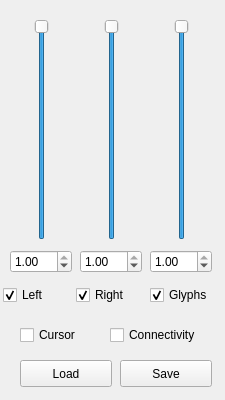
<?xml version="1.0" encoding="UTF-8"?>
<ui version="4.0">
 <class>DisplayParameters</class>
 <widget class="QWidget" name="DisplayParameters">
  <property name="geometry">
   <rect>
    <x>0</x>
    <y>0</y>
    <width>225</width>
    <height>400</height>
   </rect>
  </property>
  <property name="windowTitle">
   <string>Form</string>
  </property>
  <widget class="QSlider" name="rightSlider">
   <property name="geometry">
    <rect>
     <x>100</x>
     <y>19</y>
     <width>23</width>
     <height>221</height>
    </rect>
   </property>
   <property name="value">
    <number>99</number>
   </property>
   <property name="orientation">
    <enum>Qt::Vertical</enum>
   </property>
  </widget>
  <widget class="QDoubleSpinBox" name="rightBox">
   <property name="geometry">
    <rect>
     <x>80</x>
     <y>250</y>
     <width>62</width>
     <height>23</height>
    </rect>
   </property>
   <property name="maximum">
    <double>1.000000000000000</double>
   </property>
   <property name="singleStep">
    <double>0.010000000000000</double>
   </property>
   <property name="value">
    <double>1.000000000000000</double>
   </property>
  </widget>
  <widget class="QSlider" name="leftSlider">
   <property name="geometry">
    <rect>
     <x>30</x>
     <y>19</y>
     <width>23</width>
     <height>221</height>
    </rect>
   </property>
   <property name="value">
    <number>99</number>
   </property>
   <property name="orientation">
    <enum>Qt::Vertical</enum>
   </property>
  </widget>
  <widget class="QDoubleSpinBox" name="leftBox">
   <property name="geometry">
    <rect>
     <x>10</x>
     <y>250</y>
     <width>62</width>
     <height>23</height>
    </rect>
   </property>
   <property name="maximum">
    <double>1.000000000000000</double>
   </property>
   <property name="singleStep">
    <double>0.010000000000000</double>
   </property>
   <property name="value">
    <double>1.000000000000000</double>
   </property>
  </widget>
  <widget class="QSlider" name="glyphSlider">
   <property name="geometry">
    <rect>
     <x>170</x>
     <y>19</y>
     <width>23</width>
     <height>221</height>
    </rect>
   </property>
   <property name="value">
    <number>99</number>
   </property>
   <property name="orientation">
    <enum>Qt::Vertical</enum>
   </property>
  </widget>
  <widget class="QDoubleSpinBox" name="glyphBox">
   <property name="geometry">
    <rect>
     <x>150</x>
     <y>250</y>
     <width>62</width>
     <height>23</height>
    </rect>
   </property>
   <property name="maximum">
    <double>1.000000000000000</double>
   </property>
   <property name="singleStep">
    <double>0.010000000000000</double>
   </property>
   <property name="value">
    <double>1.000000000000000</double>
   </property>
  </widget>
  <widget class="QPushButton" name="loadButton">
   <property name="geometry">
    <rect>
     <x>20</x>
     <y>360</y>
     <width>92</width>
     <height>27</height>
    </rect>
   </property>
   <property name="text">
    <string>Load</string>
   </property>
  </widget>
  <widget class="QPushButton" name="saveButton">
   <property name="geometry">
    <rect>
     <x>120</x>
     <y>360</y>
     <width>92</width>
     <height>27</height>
    </rect>
   </property>
   <property name="text">
    <string>Save</string>
   </property>
  </widget>
  <widget class="QCheckBox" name="cursorBox">
   <property name="geometry">
    <rect>
     <x>20</x>
     <y>320</y>
     <width>71</width>
     <height>30</height>
    </rect>
   </property>
   <property name="text">
    <string>Cursor</string>
   </property>
  </widget>
  <widget class="QCheckBox" name="rightBox_2">
   <property name="geometry">
    <rect>
     <x>76</x>
     <y>280</y>
     <width>71</width>
     <height>30</height>
    </rect>
   </property>
   <property name="text">
    <string>Right</string>
   </property>
   <property name="checked">
    <bool>true</bool>
   </property>
  </widget>
  <widget class="QCheckBox" name="leftBox_2">
   <property name="geometry">
    <rect>
     <x>3</x>
     <y>280</y>
     <width>70</width>
     <height>30</height>
    </rect>
   </property>
   <property name="text">
    <string>Left</string>
   </property>
   <property name="checked">
    <bool>true</bool>
   </property>
  </widget>
  <widget class="QCheckBox" name="connectivityBox">
   <property name="geometry">
    <rect>
     <x>110</x>
     <y>320</y>
     <width>111</width>
     <height>30</height>
    </rect>
   </property>
   <property name="text">
    <string>Connectivity</string>
   </property>
  </widget>
  <widget class="QCheckBox" name="glyphVisibilityBox">
   <property name="geometry">
    <rect>
     <x>150</x>
     <y>280</y>
     <width>71</width>
     <height>30</height>
    </rect>
   </property>
   <property name="text">
    <string>Glyphs</string>
   </property>
   <property name="checked">
    <bool>true</bool>
   </property>
  </widget>
 </widget>
 <resources/>
 <connections/>
</ui>
